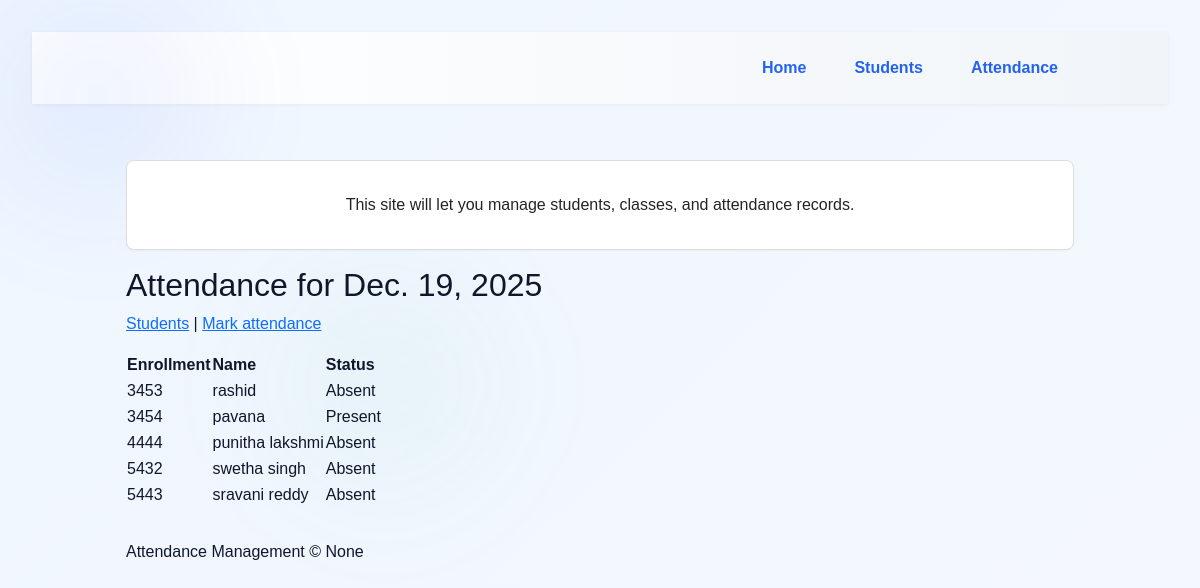
Page /attendance/records/ on the earlier database version.
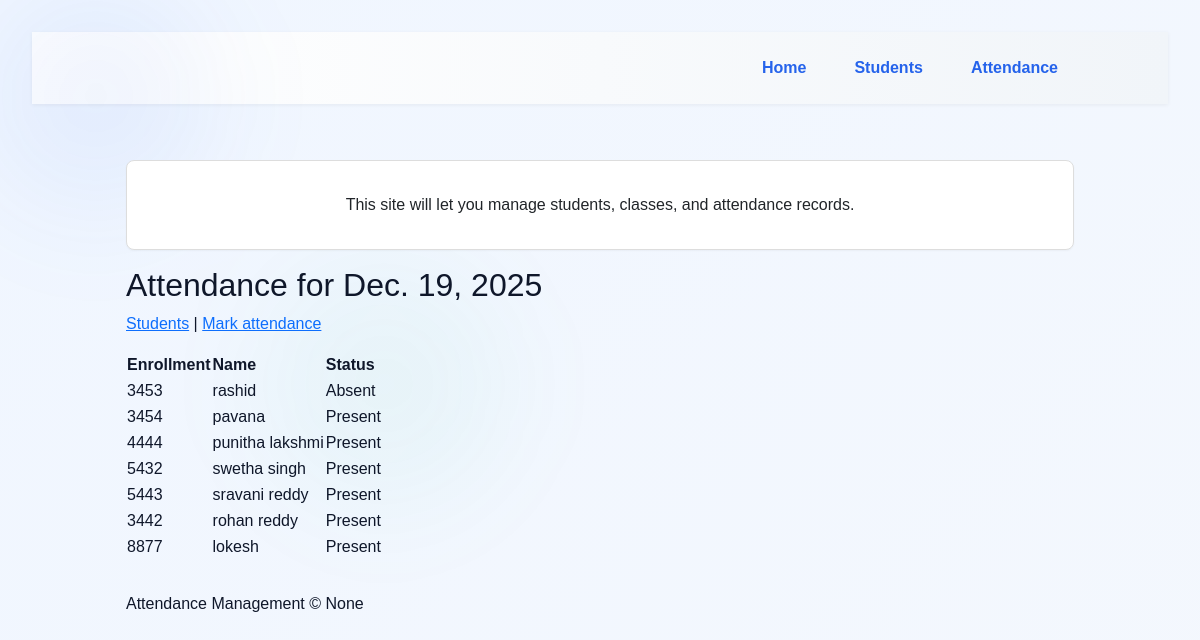
Same page on the later database version.
### attendance/models.py (models this page shows, shortened)
class Attendance(models.Model):
	student = models.ForeignKey(Student, on_delete=models.CASCADE)
	date = models.DateField()
	present = models.BooleanField(default=True)
	class Meta:
		unique_together = (('student', 'date'),)

class Student(models.Model):
	first_name = models.CharField(max_length=100)
	last_name = models.CharField(max_length=100, blank=True)
	enrollment_number = models.CharField(max_length=50, unique=True)

### attendance/views.py (the view)
# urls.py: path('records/', views.attendance_list, name='attendance_list'),
def attendance_list(request):
	date = request.GET.get('date')
	if date:
		from django.utils.dateparse import parse_date
		date_obj = parse_date(date)
	else:
		date_obj = timezone.localdate()
	records = Attendance.objects.filter(date=date_obj).select_related('student')
	return render(request, 'attendance/attendance_list.html', {'records': records, 'date': date_obj})

### templates/attendance/attendance_list.html
{% extends "home.html" %}
{% block content %}
<h2>Attendance for {{ date }}</h2>
<p><a href="{% url 'attendance:student_list' %}">Students</a> | <a href="{% url 'attendance:mark_attendance' %}">Mark
        attendance</a></p>
<table>
    <thead>
        <tr>
            <th>Enrollment</th>
            <th>Name</th>
            <th>Status</th>
        </tr>
    </thead>
    <tbody>
        {% for r in records %}
        <tr>
            <td>{{ r.student.enrollment_number }}</td>
            <td>{{ r.student.first_name }} {{ r.student.last_name }}</td>
            <td>{{ r.present|yesno:"Present,Absent" }}</td>
        </tr>
        {% empty %}
        <tr>
            <td colspan="3">No records for this date.</td>
        </tr>
        {% endfor %}
    </tbody>
</table>
{% endblock %}

### templates/home.html (shortened to what this page needs)
<!doctype html>
<html lang="en">
<head>
    <link href="https://cdn.jsdelivr.net/npm/bootstrap@5.3.2/dist/css/bootstrap.min.css" rel="stylesheet">
</head>
<body class="site">
    <header class="site-header">
        <div class="container">
            <div class="d-flex align-items-center justify-content-between">
                <nav class="nav main-nav">
                    <a class="nav-link" href="/">Home</a>
                    <a class="nav-link" href="{% url 'attendance:student_list' %}">Students</a>
                    <a class="nav-link" href="{% url 'attendance:attendance_list' %}">Attendance</a>
                </nav>
            </div>
        </div>
    </header>
    <main class="container">
        <div class="card intro">
            <p>This site will let you manage students, classes, and attendance records.</p>
        </div>
        {% block content %}{% endblock %}
    </main>
    <footer class="site-footer">
        <div class="container">Attendance Management &copy; {{ now|default:None }}</div>
    </footer>
    <link rel="stylesheet" href="/static/css/styles.css">
    <div id="modal-root" class="modal-root" aria-hidden="true">
    </div>
</body>
</html>

### static/css/styles.css (style rules this page uses)
:root { --bg: #f7f9fc; --card: #ffffff; --muted: #6b7280; --primary: #2563eb; --danger: #dc2626; --accent: #10b981; }
* { box-sizing: border-box }
body.site { background: var(--bg); color: #0f172a; margin: 0; }
.container { max-width: 980px; margin: 0 auto; padding: 1rem }
.site-header { background: linear-gradient(90deg, #ffffff, #f1f5f9); box-shadow: 0 1px 4px rgba(2, 6, 23, .06) }
.main-nav { float: right }
.main-nav a { margin-left: 1rem; color: var(--primary); text-decoration: none; font-weight: 600 }
.card { background: var(--card); padding: 1rem; border-radius: 8px; box-shadow: 0 1px 2px rgba(2, 6, 23, .04); margin: 1rem 0 }
.intro { display: flex; align-items: center; justify-content: space-between }
.modal-root { position: fixed; inset: 0; display: flex; align-items: center; justify-content: center; pointer-events: none }
body.site { background: linear-gradient(135deg, #f0f6ff 0%, #f7f9fc 50%, #eefbf5 100%); background-size: 400% 400%; animation: gradientShift 12s ease infinite; position: relative; z-index: 1 }
body.site::before { content: ""; position: fixed; left: -10%; top: -15%; width: 60vmax; height: 60vmax; background: radial-gradient(circle at 30% 30%, rgba(37, 99, 235, 0.08), transparent 25%), radial-gradient(circle at 70% 70%, rgba(16, 185, 129, 0.06), transparent 25%); filter: blur(40px); transform: translateZ(0); pointer-events: none; z-index: 0; animation: blob 20s linear infinite }
.container { position: relative; z-index: 2 }
.card { transition: transform .25s cubic-bezier(.2, .9, .3, 1), box-shadow .25s ease, background .18s }

### templates/home.html (style rules this page uses)
body { font-family: Arial, sans-serif; padding: 2rem; }
header { margin-bottom: 1.5rem }
.card { border: 1px solid #ddd; padding: 1rem; border-radius: 6px }

Differences in the rows shown:
changed Attendance "punitha": present "Absent" → "Present"
changed Attendance "swetha": present "Absent" → "Present"
changed Attendance "sravani": present "Absent" → "Present"
added Attendance: student.enrollment_number "3442", student.first_name "rohan", student.last_name "reddy", present "Present"
added Attendance: student.enrollment_number "8877", student.first_name "lokesh", present "Present"
